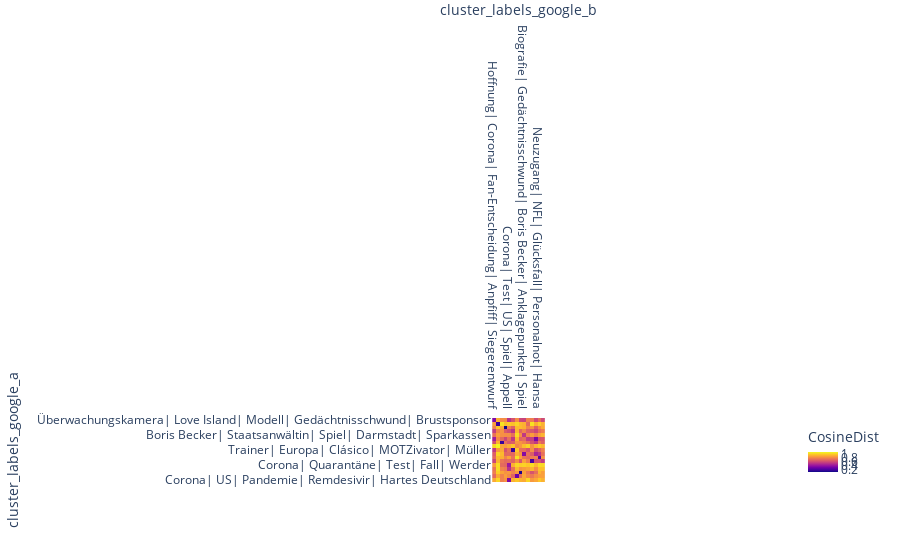

Write notebook code for a chart like this one.
### Code cell
import plotly.express as px
data= cdist(np.stack(cluster_labels_google_a.merged_headline_embedding.values),np.stack(cluster_labels_google_b.merged_headline_embedding.values),"cosine")
fig = px.imshow(data,
                labels=dict(x="cluster_labels_google_b", y="cluster_labels_google_a", color="CosineDist"),
                x=cluster_labels_google_b.TopWords.to_list(),
                y=cluster_labels_google_a.TopWords.to_list()
               )
fig.update_xaxes(side="top")
fig.update_layout(height=800)

fig.show()

### Figure 1 — Plotly figure (JSON) as saved in the notebook; plotly's stock layout.template omitted (floating-point values rounded to 4 significant figures; data arrays with more than 128 entries replaced by an {"elided": "..."} marker saying what was removed)
{"data": [{"coloraxis": "coloraxis", "hovertemplate": "cluster_labels_google_b: %{x}<br>cluster_labels_google_a: %{y}<br>CosineDist: %{z}<extra></extra>", "type": "heatmap", "x": ["Hoffnung| Corona| Fan-Entscheidung| Anpfiff| Siegerentwurf", "Trump| Biden| Wahl| Kampf| Weiße Haus", "Corona-Burn-out| Laura| Wendler| Florida| E-Auto-Umsteiger", "Derby| Wiesbaden| Ernst| Interview| BVB", "Corona| Test| US| Spiel| Appell", "Trainer| Bundesliga| Europa| Peter Kadiru| Golf-Meister", "Dresden| Terrorist| Terroristen| Frau| Existenz", "Russland| Einbrecher| Kunstwerk| Sanktionen| EU", "Biografie| Gedächtnisschwund| Boris Becker| Anklagepunkte| Spiel", "Demagoge| HSV| Kampf-Kandidatur| Ex-Sprecher| Trump", "Fehltritt| Union| Skispringer| Ausfall| Leipzig", "HSV| Liga| Trainer| Spieler| Daniel Thioune", "Neuzugang| NFL| Glücksfall| Personalnot| Hansa", "Geburt| Hoffenheim| Hertha| Kindes| Belgrad"], "y": ["Überwachungskamera| Love Island| Modell| Gedächtnisschwund| Brustsponsor", "Trump| Biden| Wahl| US| TV-Duell", "Derby| Interview| Härte| Führungsgremien| DFB", "Köln| Spiel| Bundesliga| Mainz| Verlierer", "Boris Becker| Staatsanwältin| Spiel| Darmstadt| Sparkassen", "HSV| Liga| Trainer| Spiel| Hoffnung", "Wohnung| Berlin| Laura| Wendler| Florida", "Maske| Corona| Sport| Experten| Fragen", "Trainer| Europa| Clásico| MOTZivator| Müller", "HSV| Biografie| Nizza| Cary Grant| Bank", "Glücksfall| Personalnot| NFL| Halles| Kolumne", "Hertha| Fehltritt| Union| Skispringer| Startelf", "Corona| Quarantäne| Test| Fall| Werder", "Corona| Test| Gnabry| Krankenhaus| Intensivstation", "Kunstwerk| US| Russland| Ausstellung| Barkasse", "Dresden| Terroristen| Terrorist| CDU| Innenminister", "Corona| US| Pandemie| Remdesivir| Hartes Deutschland"], "z": {"elided": "17x14 float values"}}], "layout": {"autosize": true, "coloraxis": {"colorbar": {"title": {"text": "CosineDist"}}, "colorscale": [[0, "#0d0887"], [0.1111, "#46039f"], [0.2222, "#7201a8"], [0.3333, "#9c179e"], [0.4444, "#bd3786"], [0.5556, "#d8576b"], [0.6667, "#ed7953"], [0.7778, "#fb9f3a"], [0.8889, "#fdca26"], [1, "#f0f921"]]}, "margin": {"t": 60}, "xaxis": {"autorange": true, "constrain": "domain", "domain": [0.3369, 0.6631], "range": [-0.5, 13.5], "scaleanchor": "y", "side": "top", "title": {"text": "cluster_labels_google_b"}, "type": "category"}, "yaxis": {"autorange": true, "constrain": "domain", "domain": [0, 1], "range": [16.5, -0.5], "title": {"text": "cluster_labels_google_a"}, "type": "category"}}}
